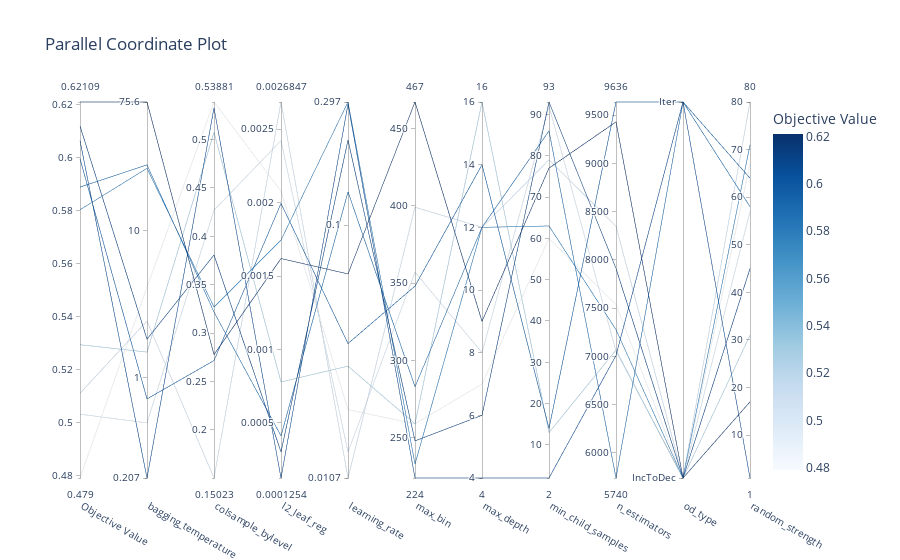

Source (notebook cell):
### Code cell
optuna.visualization.plot_parallel_coordinate(study)

### Figure 1 — Plotly figure (JSON) as saved in the notebook; plotly's stock layout.template omitted (floating-point values rounded to 4 significant figures)
{"data": [{"dimensions": [{"label": "Objective Value", "range": [0.479, 0.6211], "values": [0.5031, 0.612, 0.6065, 0.511, 0.479, 0.5996, 0.5804, 0.5294, 0.6211, 0.5889]}, {"label": "bagging_temperature", "range": [-0.6846, 1.878], "ticktext": ["0.207", "1", "10", "75.6"], "tickvals": [-0.6846, 0, 1, 1.878], "values": [-0.3086, 0.2615, -0.6846, 0.385, 0.6161, -0.1456, 1.426, 0.1736, 1.878, 1.45]}, {"label": "colsample_bylevel", "range": [0.1502, 0.5388], "values": [0.427, 0.3807, 0.5328, 0.1502, 0.5388, 0.2716, 0.3269, 0.5074, 0.2778, 0.3217]}, {"label": "l2_leaf_reg", "range": [0.0001254, 0.002685], "values": [0.002421, 0.0003028, 0.0001254, 0.002685, 0.002078, 0.001995, 0.001745, 0.0007791, 0.001619, 0.0004119]}, {"label": "learning_rate", "range": [-1.971, -0.5265], "ticktext": ["0.0107", "0.1", "0.297"], "tickvals": [-1.971, -1, -0.5265], "values": [-1.871, -0.6728, -0.5343, -1.971, -1.708, -1.454, -0.5265, -1.541, -1.187, -0.8716]}, {"label": "max_bin", "range": [224, 467], "values": [357, 248, 224, 399, 259, 348, 233, 259, 467, 283]}, {"label": "max_depth", "range": [4, 16], "values": [8, 6, 4, 12, 7, 14, 12, 16, 9, 12]}, {"label": "min_child_samples", "range": [2, 93], "values": [92, 93, 2, 79, 60, 14, 63, 13, 77, 86]}, {"label": "n_estimators", "range": [5740, 9636], "values": [7055, 7911, 7010, 8348, 7536, 9636, 7277, 7066, 9430, 5740]}, {"label": "od_type", "range": [0, 1], "ticktext": ["IncToDec", "Iter"], "tickvals": [0, 1], "values": [0, 0, 1, 0, 0, 1, 0, 0, 0, 1]}, {"label": "random_strength", "range": [1, 80], "values": [57, 45, 1, 80, 67, 64, 71, 31, 17, 58]}], "labelangle": 30, "labelside": "bottom", "line": {"color": [0.5031, 0.612, 0.6065, 0.511, 0.479, 0.5996, 0.5804, 0.5294, 0.6211, 0.5889], "colorbar": {"title": {"text": "Objective Value"}}, "colorscale": [[0.0, "rgb(247,251,255)"], [0.125, "rgb(222,235,247)"], [0.25, "rgb(198,219,239)"], [0.375, "rgb(158,202,225)"], [0.5, "rgb(107,174,214)"], [0.625, "rgb(66,146,198)"], [0.75, "rgb(33,113,181)"], [0.875, "rgb(8,81,156)"], [1.0, "rgb(8,48,107)"]], "reversescale": false, "showscale": true}, "type": "parcoords"}], "layout": {"title": {"text": "Parallel Coordinate Plot"}}}
